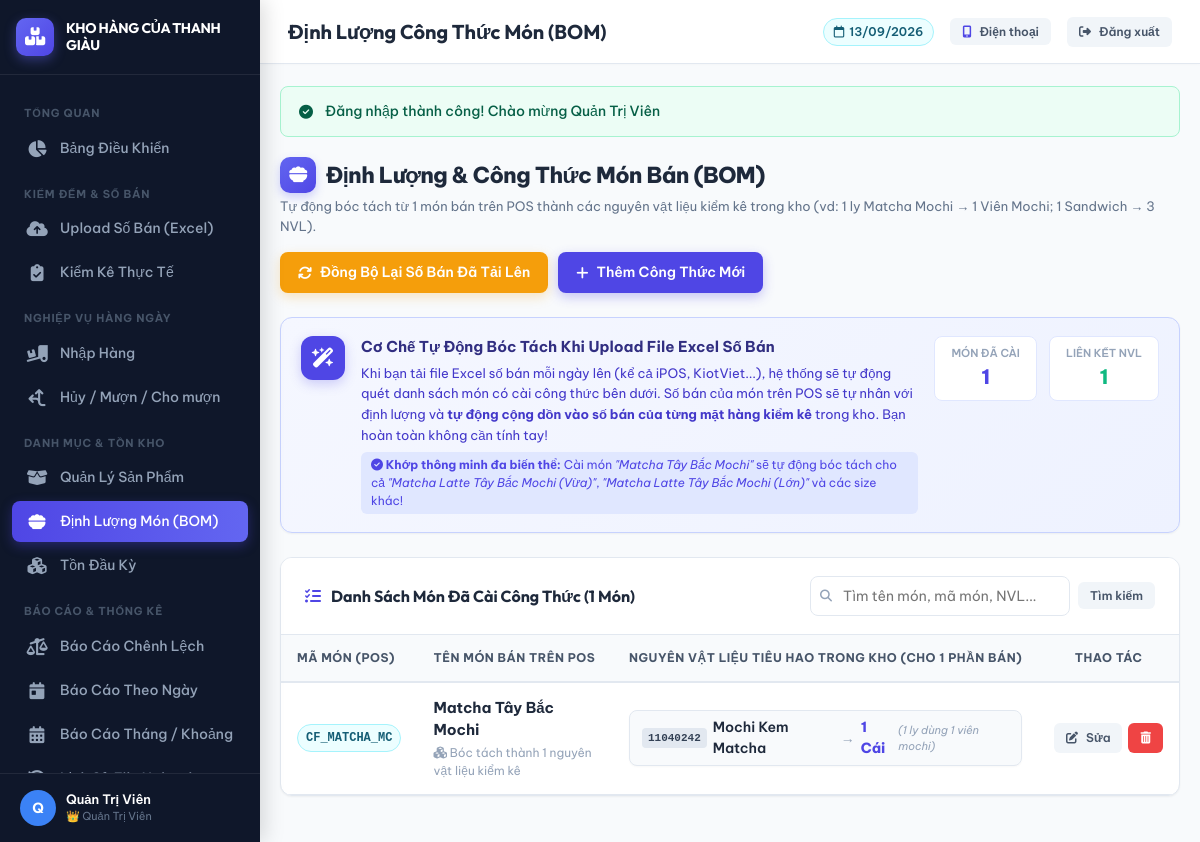
The app's page /dinhluong/danh_sach.php (signed in) with its own data.
### tables this page shows
CREATE TABLE `dinh_luong_mon` (
  `id` int(11) NOT NULL AUTO_INCREMENT,
  `ma_mon_pos` varchar(100) NOT NULL COMMENT 'Mã món bán trên POS / File Excel',
  `ten_mon_pos` varchar(255) NOT NULL COMMENT 'Tên món trên POS (vd: Matcha Mochi, Sandwich)',
  `san_pham_id` int(11) NOT NULL COMMENT 'ID của nguyên vật liệu/sản phẩm kiểm kê trong kho',
  `so_luong_tieu_hao` decimal(12,3) NOT NULL DEFAULT 1.000 COMMENT 'Số lượng NVL dùng cho 1 phần bán',
  `ghi_chu` varchar(255) DEFAULT NULL,
  `created_at` datetime NOT NULL DEFAULT current_timestamp(),
  `updated_at` datetime DEFAULT NULL ON UPDATE current_timestamp(),
  PRIMARY KEY (`id`),
  KEY `idx_ma_pos` (`ma_mon_pos`),
  KEY `idx_sp_id` (`san_pham_id`),
  CONSTRAINT `dinh_luong_mon_ibfk_1` FOREIGN KEY (`san_pham_id`) REFERENCES `san_pham` (`id`) ON DELETE CASCADE
);

CREATE TABLE `san_pham` (
  `id` int(11) NOT NULL AUTO_INCREMENT,
  `ma_sp` varchar(50) NOT NULL,
  `ten_sp` varchar(255) NOT NULL,
  `nhom_sp` varchar(100) NOT NULL COMMENT 'B??nh, ????? ??n, N?????c su???i, ????? u???ng pha ch???...',
  `don_vi_tinh` varchar(50) NOT NULL DEFAULT 'C??i',
  `can_kiem_ke` tinyint(1) NOT NULL DEFAULT 1 COMMENT '1: C???n ki???m k??, 0: B??? qua khi ki???m k??',
  `trang_thai` tinyint(1) NOT NULL DEFAULT 1 COMMENT '1: Ho???t ?????ng, 0: ???? x??a m???m',
  `ghi_chu` text DEFAULT NULL,
  `created_at` datetime NOT NULL DEFAULT current_timestamp(),
  `updated_at` datetime DEFAULT NULL ON UPDATE current_timestamp(),
  PRIMARY KEY (`id`),
  UNIQUE KEY `ma_sp` (`ma_sp`),
  KEY `idx_ma_sp` (`ma_sp`),
  KEY `idx_can_kiem_ke` (`can_kiem_ke`),
  KEY `idx_trang_thai` (`trang_thai`)
);

### includes/functions.php (called while the page is built, shortened)
<?php
function formatNumber($number, $decimals = 2) {
    $val = (float)$number;
    if (floor($val) == $val) {
        return number_format($val, 0, ',', '.');
    }
    return rtrim(rtrim(number_format($val, $decimals, ',', '.'), '0'), ',');
}

### dinhluong/danh_sach.php (the view, shortened to what this page needs)
<?php
require_once __DIR__ . '/../includes/functions.php';
$db = getDB();
$search = trim($_GET['search'] ?? '');
$where = [];
$params = [];
$whereSql = !empty($where) ? "WHERE " . implode(' AND ', $where) : "";
$sql = "
    SELECT
        dlm.*,
        sp.ma_sp AS nvl_ma,
        sp.ten_sp AS nvl_ten,
        sp.don_vi_tinh AS nvl_dvt,
        sp.nhom_sp AS nvl_nhom
    FROM dinh_luong_mon dlm
    JOIN san_pham sp ON sp.id = dlm.san_pham_id
    $whereSql
    ORDER BY dlm.ten_mon_pos ASC, dlm.id ASC
";
$stmt = $db->prepare($sql);
$stmt->execute($params);
$rows = $stmt->fetchAll();
$groupedDishes = [];
$totalNVLCount = 0;
foreach ($rows as $r) {
    $key = !empty($r['ma_mon_pos']) ? $r['ma_mon_pos'] : $r['ten_mon_pos'];
    if (!isset($groupedDishes[$key])) {
        $groupedDishes[$key] = [
            'ma_mon_pos' => $r['ma_mon_pos'],
            'ten_mon_pos' => $r['ten_mon_pos'],
            'nguyen_lieu' => []
        ];
    }
    $groupedDishes[$key]['nguyen_lieu'][] = $r;
    $totalNVLCount++;
}
include __DIR__ . '/../includes/header.php';
?>
<div style="display: flex; justify-content: space-between; align-items: center; margin-bottom: 24px; flex-wrap: wrap; gap: 16px;">
    <div>
        <h2 style="font-size: 22px; font-weight: 800; color: var(--text-primary); letter-spacing: -0.5px; display: flex; align-items: center; gap: 10px;">
            <span style="display: inline-flex; align-items: center; justify-content: center; width: 36px; height: 36px; background: linear-gradient(135deg, #6366f1, #4f46e5); color: #fff; border-radius: 10px; font-size: 18px; box-shadow: 0 4px 10px rgba(99, 102, 241, 0.3);">
                <i class="fa-solid fa-bowl-food"></i>
            </span>
            Định Lượng & Công Thức Món Bán (BOM)
        </h2>
        <div style="font-size: 13px; color: var(--text-secondary); margin-top: 4px;">
            Tự động bóc tách từ 1 món bán trên POS thành các nguyên vật liệu kiểm kê trong kho (vd: 1 ly Matcha Mochi &rarr; 1 Viên Mochi; 1 Sandwich &rarr; 3 NVL).
        </div>
    </div>
    <div style="display: flex; gap: 10px; align-items: center; flex-wrap: wrap;">
        <a href="<?= BASE_URL ?>/dinhluong/dong_bo.php" class="btn btn-warning" onclick="return confirm('Hệ thống sẽ quét lại toàn bộ file Excel số bán đã tải lên để áp dụng công thức BOM mới nhất vào tồn kho. Bạn có muốn tiếp tục?')" title="Áp dụng công thức BOM vào toàn bộ số bán của các ngày đã tải file" style="box-shadow: 0 4px 12px rgba(245, 158, 11, 0.25);">
            <i class="fa-solid fa-arrows-rotate"></i> Đồng Bộ Lại Số Bán Đã Tải Lên
        </a>
        <a href="<?= BASE_URL ?>/dinhluong/them.php" class="btn btn-primary" style="padding: 10px 18px; font-weight: 600; box-shadow: 0 4px 12px rgba(79, 70, 229, 0.3);">
            <i class="fa-solid fa-plus"></i> Thêm Công Thức Mới
        </a>
    </div>
</div>
<div class="card" style="margin-bottom: 24px; border: 1px solid #c7d2fe; background: linear-gradient(135deg, #f5f7ff 0%, #eef2ff 100%);">
    <div class="card-body" style="padding: 18px 20px;">
        <div style="display: flex; gap: 16px; align-items: flex-start;">
            <div style="width: 44px; height: 44px; border-radius: 12px; background: #4f46e5; color: #fff; display: flex; align-items: center; justify-content: center; font-size: 20px; flex-shrink: 0; box-shadow: 0 4px 12px rgba(79, 70, 229, 0.25);">
                <i class="fa-solid fa-wand-magic-sparkles"></i>
            </div>
            <div style="flex: 1;">
                <h4 style="font-size: 15px; font-weight: 700; color: #312e81; margin-bottom: 4px;">
                    Cơ Chế Tự Động Bóc Tách Khi Upload File Excel Số Bán
                </h4>
                <p style="font-size: 13px; color: #4338ca; line-height: 1.6; margin: 0 0 6px 0;">
                    Khi bạn tải file Excel số bán mỗi ngày lên (kể cả iPOS, KiotViet...), hệ thống sẽ tự động quét danh sách món có cài công thức bên dưới.
                    Số bán của món trên POS sẽ tự nhân với định lượng và <strong>tự động cộng dồn vào số bán của từng mặt hàng kiểm kê</strong> trong kho. Bạn hoàn toàn không cần tính tay!
                </p>
                <div style="font-size: 12px; color: #4f46e5; background: #e0e7ff; padding: 4px 10px; border-radius: 6px; display: inline-block;">
                    <i class="fa-solid fa-circle-check"></i> <strong>Khớp thông minh đa biến thể:</strong> Cài món <em>"Matcha Tây Bắc Mochi"</em> sẽ tự động bóc tách cho cả <em>"Matcha Latte Tây Bắc Mochi (Vừa)"</em>, <em>"Matcha Latte Tây Bắc Mochi (Lớn)"</em> và các size khác!
                </div>
            </div>
            <div style="display: flex; gap: 12px; align-items: center;">
                <div style="background: #fff; padding: 8px 16px; border-radius: 8px; border: 1px solid #e0e7ff; text-align: center;">
                    <div style="font-size: 11px; font-weight: 600; color: var(--text-muted); text-transform: uppercase;">Món Đã Cài</div>
                    <div style="font-size: 20px; font-weight: 800; color: var(--primary);"><?= count($groupedDishes) ?></div>
                </div>
                <div style="background: #fff; padding: 8px 16px; border-radius: 8px; border: 1px solid #e0e7ff; text-align: center;">
                    <div style="font-size: 11px; font-weight: 600; color: var(--text-muted); text-transform: uppercase;">Liên Kết NVL</div>
                    <div style="font-size: 20px; font-weight: 800; color: var(--success);"><?= $totalNVLCount ?></div>
                </div>
            </div>
        </div>
    </div>
</div>
<div class="card">
    <div class="card-header" style="display: flex; justify-content: space-between; align-items: center; flex-wrap: wrap; gap: 12px;">
        <h3 class="card-title" style="font-size: 16px; font-weight: 700;">
            <i class="fa-solid fa-list-check" style="color: var(--primary);"></i>
            Danh Sách Món Đã Cài Công Thức (<?= count($groupedDishes) ?> Món)
        </h3>
        <form method="GET" action="" style="display: flex; gap: 8px; align-items: center;">
            <div style="position: relative;">
                <input type="text" name="search" class="form-control form-control-sm" placeholder="Tìm tên món, mã món, NVL..." value="<?= htmlspecialchars($search) ?>" style="width: 260px; padding-left: 32px;">
                <i class="fa-solid fa-search" style="position: absolute; left: 10px; top: 50%; transform: translateY(-50%); font-size: 12px; color: var(--text-muted);"></i>
            </div>
            <button type="submit" class="btn btn-secondary btn-sm">Tìm kiếm</button>
        </form>
    </div>
    <div class="card-body" style="padding: 0;">
        <div class="table-responsive">
            <table class="table">
                <thead>
                    <tr>
                        <th style="width: 140px;">Mã Món (POS)</th>
                        <th style="width: 260px;">Tên Món Bán Trên POS</th>
                        <th>Nguyên Vật Liệu Tiêu Hao Trong Kho (Cho 1 Phần Bán)</th>
                        <th style="text-align: center; width: 140px;">Thao Tác</th>
                    </tr>
                </thead>
                <tbody>
                    <?php if (empty($groupedDishes)): ?>
                        <tr>
                            <td colspan="4" style="text-align: center; padding: 48px 20px; color: var(--text-muted);">
                                <div style="font-size: 42px; color: #cbd5e1; margin-bottom: 12px;">
                                    <i class="fa-solid fa-utensils"></i>
                                </div>
                                <div style="font-weight: 600; font-size: 15px; color: var(--text-primary); margin-bottom: 4px;">
                                    <?= $search !== '' ? 'Không tìm thấy món nào phù hợp với từ khóa "' . htmlspecialchars($search) . '"' : 'Chưa có công thức định lượng nào trong hệ thống' ?>
                                </div>
                                <div style="font-size: 13px; margin-bottom: 16px;">
                                    Cài đặt công thức định lượng để hệ thống tự động bóc tách số bán từ các món phức hợp.
                                </div>
                                <a href="<?= BASE_URL ?>/dinhluong/them.php" class="btn btn-primary btn-sm">
                                    <i class="fa-solid fa-plus"></i> Thêm Công Thức Mới
                                </a>
                            </td>
                        </tr>
                    <?php else: ?>
                        <?php foreach ($groupedDishes as $dish): ?>
                            <tr>
                                <td>
                                    <?php if (!empty($dish['ma_mon_pos'])): ?>
                                        <span class="badge badge-info" style="font-family: monospace; font-size: 12px; padding: 4px 8px;">
                                            <?= htmlspecialchars($dish['ma_mon_pos']) ?>
                                        </span>
                                    <?php else: ?>
                                        <span style="color: var(--text-muted); font-size: 12px;">(Theo tên)</span>
                                    <?php endif; ?>
                                </td>
                                <td>
                                    <div style="font-weight: 700; font-size: 15px; color: var(--text-primary);">
                                        <?= htmlspecialchars($dish['ten_mon_pos']) ?>
                                    </div>
                                    <div style="font-size: 12px; color: var(--text-muted); margin-top: 2px;">
                                        <i class="fa-solid fa-cubes"></i> Bóc tách thành <?= count($dish['nguyen_lieu']) ?> nguyên vật liệu kiểm kê
                                    </div>
                                </td>
                                <td>
                                    <div style="display: flex; flex-wrap: wrap; gap: 8px;">
                                        <?php foreach ($dish['nguyen_lieu'] as $nl): ?>
                                            <div style="display: inline-flex; align-items: center; gap: 6px; background: #f8fafc; padding: 6px 12px; border-radius: 8px; border: 1px solid var(--border-color); box-shadow: 0 1px 2px rgba(0,0,0,0.03);">
                                                <span style="font-family: monospace; font-size: 11px; background: #e2e8f0; color: #334155; padding: 2px 6px; border-radius: 4px; font-weight: 600;">
                                                    <?= htmlspecialchars($nl['nvl_ma']) ?>
                                                </span>
                                                <span style="font-weight: 600; color: var(--text-primary);">
                                                    <?= htmlspecialchars($nl['nvl_ten']) ?>
                                                </span>
                                                <span style="color: var(--text-muted);">&rarr;</span>
                                                <span style="font-weight: 800; color: var(--primary); font-size: 14px;">
                                                    <?= formatNumber($nl['so_luong_tieu_hao']) ?> <?= htmlspecialchars($nl['nvl_dvt']) ?>
                                                </span>
                                                <?php if (!empty($nl['ghi_chu'])): ?>
                                                    <span style="font-size: 11px; color: var(--text-muted); font-style: italic;">
                                                        (<?= htmlspecialchars($nl['ghi_chu']) ?>)
                                                    </span>
                                                <?php endif; ?>
                                            </div>
                                        <?php endforeach; ?>
                                    </div>
                                </td>
                                <td style="text-align: center;">
                                    <div style="display: inline-flex; gap: 6px;">
                                        <a href="<?= BASE_URL ?>/dinhluong/sua.php?ma=<?= urlencode($dish['ma_mon_pos']) ?>&ten=<?= urlencode($dish['ten_mon_pos']) ?>" class="btn btn-secondary btn-sm" title="Chỉnh sửa công thức">
                                            <i class="fa-solid fa-pen-to-square"></i> Sửa
                                        </a>
                                        <a href="<?= BASE_URL ?>/dinhluong/xoa.php?ma=<?= urlencode($dish['ma_mon_pos']) ?>&ten=<?= urlencode($dish['ten_mon_pos']) ?>" class="btn btn-danger btn-sm" onclick="return confirm('Bạn có chắc muốn xóa công thức định lượng của món [<?= htmlspecialchars(addslashes($dish['ten_mon_pos'])) ?>]?');" title="Xóa công thức">
                                            <i class="fa-solid fa-trash-can"></i>
                                        </a>
                                    </div>
                                </td>
                            </tr>
                        <?php endforeach; ?>
                    <?php endif; ?>
                </tbody>
            </table>
        </div>
    </div>
</div>
<?php include __DIR__ . '/../includes/footer.php'; ?>

### records on screen
dinh_luong_mon: ma_mon_pos "CF_MATCHA_MC", ten_mon_pos "Matcha Tây Bắc Mochi", count($dish['nguyen_lieu']) "1", san_pham.ma_sp "11040242", san_pham.ten_sp "Mochi Kem Matcha", so_luong_tieu_hao "1", san_pham.don_vi_tinh "Cái", ghi_chu "1 ly dùng 1 viên mochi"

### other values on screen
$user['ho_ten'] "Quản Trị Viên"
$pageTitle "Định Lượng Công Thức Món (BOM)"
$flash['message'] "Đăng nhập thành công! Chào mừng Quản Trị Viên"
count($groupedDishes) "1"
$totalNVLCount "1"
